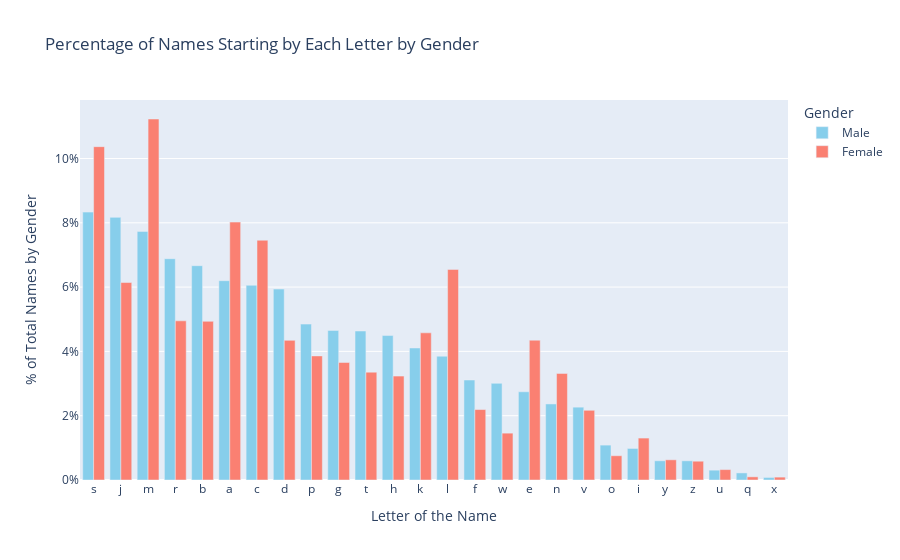
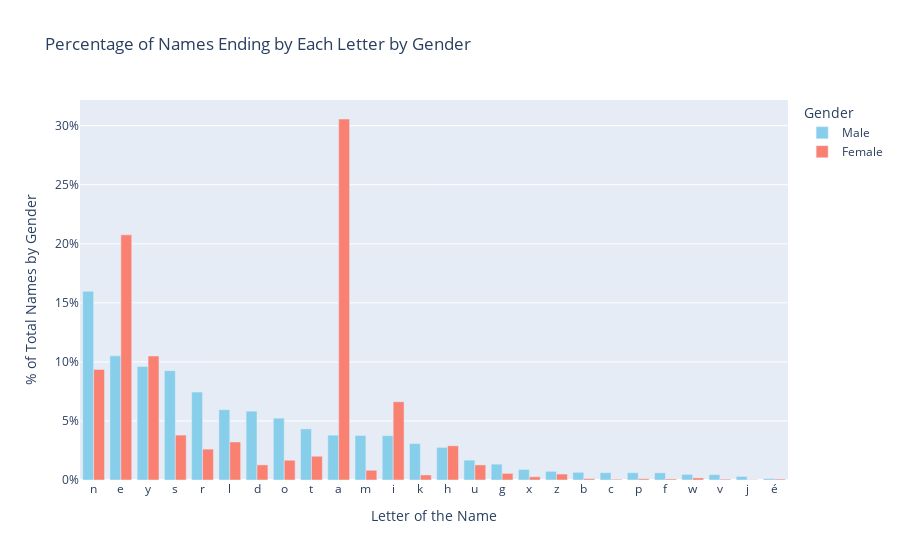

Notebook code for these charts, in order:
### Markdown cell above
*Interactive hover plot in this section*

### Code cell
analyze_gender.plot_letter_name_percentage(0)
analyze_gender.plot_letter_name_percentage(-1)

### Figure 1 — Plotly figure (JSON) as saved in the notebook; plotly's stock layout.template omitted (floating-point values rounded to 4 significant figures)
{"data": [{"hoverinfo": "text", "hovertext": ["Top names: Steve, Sam, Simon", "Top names: John, James, Jack", "Top names: Michael, Max, Mike", "Top names: Robert, Richard, Roy", "Top names: Bob, Bill, Billy", "Top names: Arthur, Alex, Adam", "Top names: Charlie, Charles, Chris", "Top names: David, Danny, Dave", "Top names: Paul, Peter, Phil", "Top names: George, Guy, Gary", "Top names: Tom, Thomas, Tony", "Top names: Harry, Henry, Howard", "Top names: Kevin, Karl, Kid", "Top names: Louis, Larry, Leo", "Top names: Frank, Fred, Francis", "Top names: William, Walter, Wilson", "Top names: Eddie, Ed, Edward", "Top names: Nick, Norman, Neil", "Top names: Vijay, Vikram, Victor", "Top names: Oliver, Oscar, Owen", "Top names: Ivan, Il, Ian", "Top names: Yosemite, Yuri, Yu", "Top names: Zack, Zach, Zeke", "Top names: Uday, Ulysses, Usman", "Top names: Quentin, Quinn, Quincy", "Top names: Xavier, Xiao, Xander"], "marker": {"color": "skyblue"}, "name": "Male", "type": "bar", "x": ["s", "j", "m", "r", "b", "a", "c", "d", "p", "g", "t", "h", "k", "l", "f", "w", "e", "n", "v", "o", "i", "y", "z", "u", "q", "x"], "y": [8.332, 8.169, 7.732, 6.883, 6.666, 6.199, 6.058, 5.94, 4.85, 4.653, 4.634, 4.493, 4.106, 3.851, 3.11, 3.006, 2.744, 2.366, 2.266, 1.085, 0.9814, 0.5978, 0.5968, 0.306, 0.2203, 0.07855]}, {"hoverinfo": "text", "hovertext": ["Top names: Sarah, Susan, Sara", "Top names: Julie, Jane, Jennifer", "Top names: Mary, Marie, Maggie", "Top names: Rachel, Rose, Rebecca", "Top names: Barbara, Betty, Beth", "Top names: Alice, Anna, Anne", "Top names: Claire, Charlotte, Catherine", "Top names: Diane, Diana, Dorothy", "Top names: Priya, Pooja, Paula", "Top names: Gloria, Grace, Gina", "Top names: Tina, Tanya, Tracy", "Top names: Helen, Hannah, Heather", "Top names: Kate, Karen, Katie", "Top names: Lisa, Linda, Laura", "Top names: Frau, Frances, Fiona", "Top names: Wendy, Wanda, Williams", "Top names: Elizabeth, Emily, Ellen", "Top names: Nina, Nicole, Nancy", "Top names: Victoria, Vanessa, Valerie", "Top names: Olivia, Olga, Ophelia", "Top names: Isabelle, Isabel, Irene", "Top names: Yvonne, Yvette, Yolanda", "Top names: Zoe, Zoey, Zora", "Top names: Ursula, Usha, Uma", "Top names: Queenie, Quinn, Qiu", "Top names: Xiao, Xu, Ximena"], "marker": {"color": "salmon"}, "name": "Female", "type": "bar", "x": ["s", "j", "m", "r", "b", "a", "c", "d", "p", "g", "t", "h", "k", "l", "f", "w", "e", "n", "v", "o", "i", "y", "z", "u", "q", "x"], "y": [10.37, 6.142, 11.23, 4.951, 4.935, 8.022, 7.457, 4.343, 3.859, 3.655, 3.354, 3.231, 4.578, 6.55, 2.191, 1.457, 4.349, 3.316, 2.168, 0.755, 1.304, 0.6283, 0.5843, 0.3238, 0.09856, 0.08976]}], "layout": {"barmode": "group", "legend": {"title": {"text": "Gender"}}, "title": {"text": "Percentage of Names Starting by Each Letter by Gender"}, "xaxis": {"title": {"text": "Letter of the Name"}}, "yaxis": {"ticksuffix": "%", "title": {"text": "% of Total Names by Gender"}}}}

### Figure 2 — Plotly figure (JSON) as saved in the notebook; plotly's stock layout.template omitted (floating-point values rounded to 4 significant figures)
{"data": [{"hoverinfo": "text", "hovertext": ["Top names: John, Simon, Kevin", "Top names: George, Charlie, Joe", "Top names: Johnny, Danny, Harry", "Top names: James, Charles, Thomas", "Top names: Arthur, Peter, Walter", "Top names: Paul, Michael, Bill", "Top names: David, Richard, Ed", "Top names: Leo, Antonio, Bruno", "Top names: Robert, Matt, Scott", "Top names: Krishna, Santa, Joshua", "Top names: Tom, Jim, William", "Top names: Ravi, Ali, Jai", "Top names: Jack, Frank, Nick", "Top names: Joseph, Josh, Mitch", "Top names: Lou, Raju, Stu", "Top names: Doug, King, Greg", "Top names: Max, Alex, Felix", "Top names: Franz, Fritz, Heinz", "Top names: Bob, Jacob, Rob", "Top names: Eric, Vic, Mac", "Top names: Philip, Phillip, Pratap", "Top names: Jeff, Wolf, Josef", "Top names: Andrew, Matthew, Drew", "Top names: Rajiv, Gustav, Yadav", "Top names: Suraj, Raj, Manoj", "Top names: André, José, René"], "marker": {"color": "skyblue"}, "name": "Male", "type": "bar", "x": ["n", "e", "y", "s", "r", "l", "d", "o", "t", "a", "m", "i", "k", "h", "u", "g", "x", "z", "b", "c", "p", "f", "w", "v", "j", "é"], "y": [15.98, 10.51, 9.608, 9.261, 7.449, 5.953, 5.828, 5.234, 4.327, 3.799, 3.77, 3.756, 3.086, 2.764, 1.683, 1.344, 0.8947, 0.7376, 0.6519, 0.6213, 0.6172, 0.609, 0.4764, 0.4591, 0.302, 0.1245]}, {"hoverinfo": "text", "hovertext": ["Top names: Helen, Susan, Karen", "Top names: Alice, Kate, Julie", "Top names: Mary, Emily, Amy", "Top names: Doris, Frances, Agnes", "Top names: Jennifer, Heather, Eleanor", "Top names: Rachel, Carol, Jill", "Top names: Girlfriend, Ingrid, Red", "Top names: Margo, Jo, Flo", "Top names: Margaret, Janet, Harriet", "Top names: Lisa, Barbara, Anna", "Top names: Kim, Miriam, Sam", "Top names: Anjali, Shanti, Nikki", "Top names: Park, Jack, Mak", "Top names: Sarah, Elizabeth, Beth", "Top names: Frau, Madhu, Lou", "Top names: Meg, Peg, Ying", "Top names: Alex, Max, Beatrix", "Top names: Liz, Inez, Roz", "Top names: Barb, Deb, Nightclub", "Top names: Mac, Vic, Isaac", "Top names: Boop, Miep, Lemp", "Top names: Sif, Elif, Wolff", "Top names: Willow, Vrouw, Mevrouw", "Top names: Bev, Viv, Liv", "Top names: Saroj, Asajj, Yuvraj", "Top names: Chloé, Zoé, Padmé"], "marker": {"color": "salmon"}, "name": "Female", "type": "bar", "x": ["n", "e", "y", "s", "r", "l", "d", "o", "t", "a", "m", "i", "k", "h", "u", "g", "x", "z", "b", "c", "p", "f", "w", "v", "j", "é"], "y": [9.359, 20.76, 10.5, 3.803, 2.613, 3.219, 1.278, 1.674, 2.01, 30.57, 0.8236, 6.623, 0.4259, 2.897, 1.276, 0.5597, 0.2745, 0.5033, 0.1162, 0.06512, 0.1074, 0.08976, 0.176, 0.07216, 0.0264, 0.0792]}], "layout": {"barmode": "group", "legend": {"title": {"text": "Gender"}}, "title": {"text": "Percentage of Names Ending by Each Letter by Gender"}, "xaxis": {"title": {"text": "Letter of the Name"}}, "yaxis": {"ticksuffix": "%", "title": {"text": "% of Total Names by Gender"}}}}
